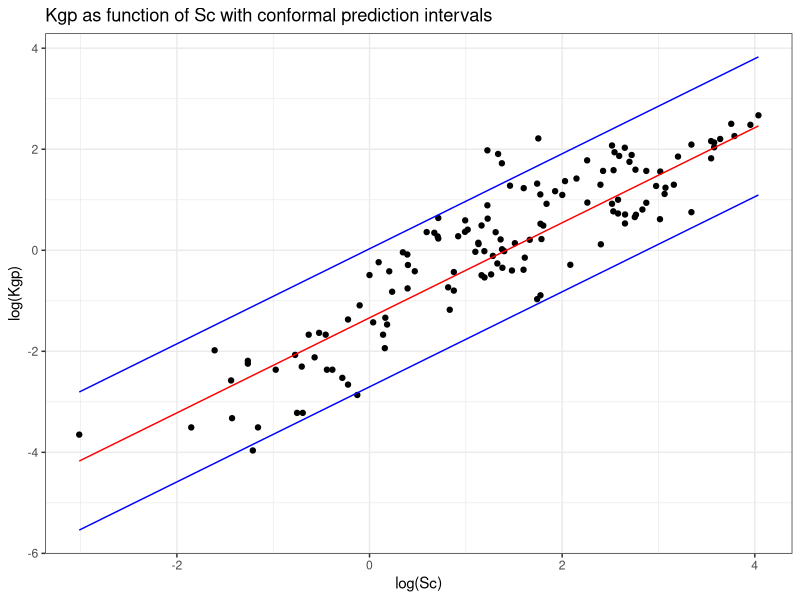
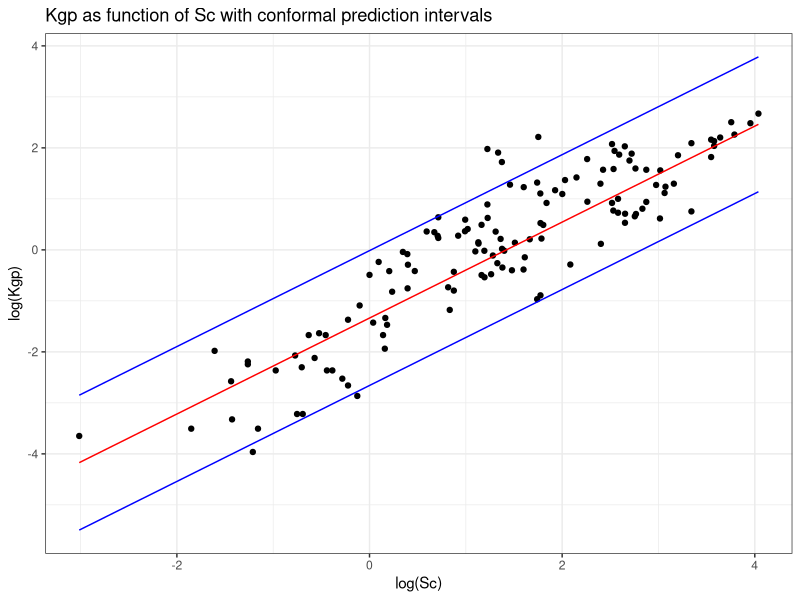
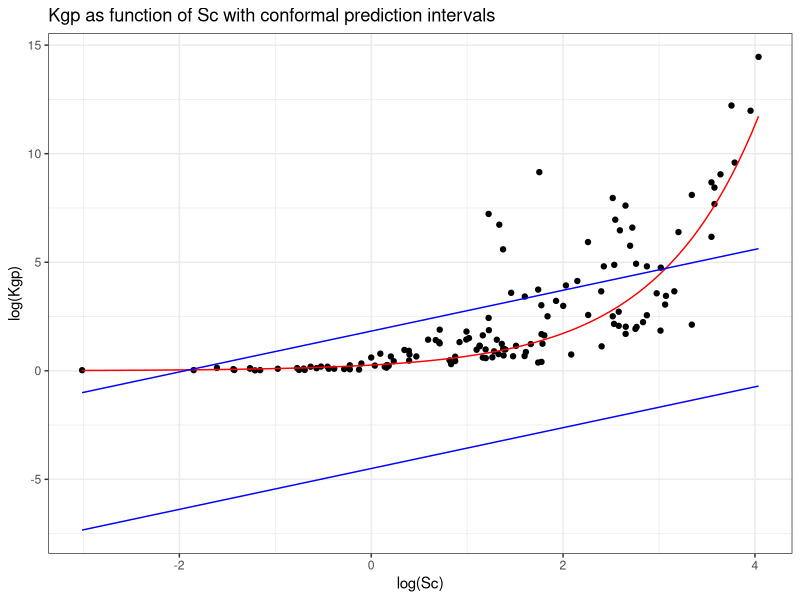
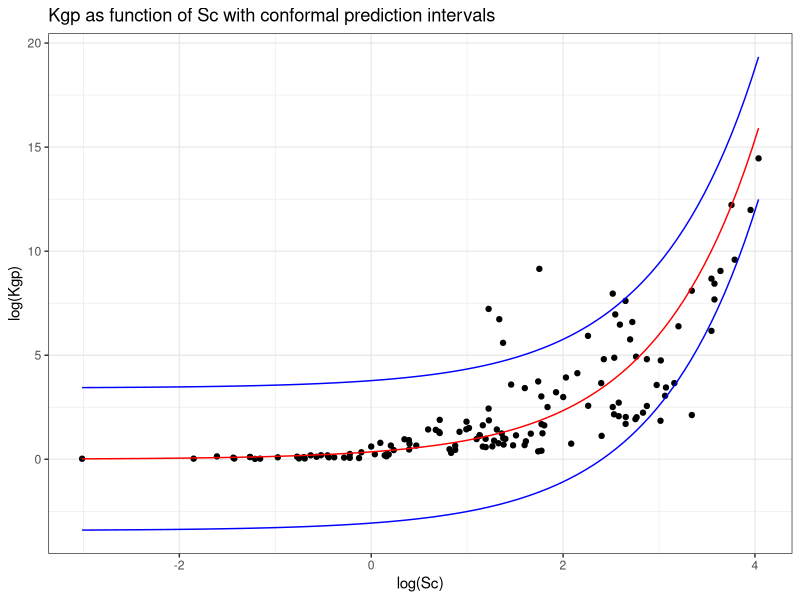

Write R code to recreate these figures, in order.
library(tidyverse)
library(ggplot2)

leafs_log <- read.csv('Data/leafs_log.csv')
roots_log <- read.csv('Data/roots_log.csv')
wood_log <- read.csv('Data/wood_log.csv')

# Split Data 1 
sample_size1 = floor(0.7*nrow(leafs_log))
set.seed(777)

# Randomly split data
picked = sample(seq_len(nrow(leafs_log)),size = sample_size1)
train_leafs_log = leafs_log[picked,]
cali_leafs_log = leafs_log[-picked,]

# Split Data 2

sample_size2 = floor(0.5*nrow(cali_leafs_log))
set.seed(777)

# Randomly split data 2
picked = sample(seq_len(nrow(cali_leafs_log)),size = sample_size2)
test_leafs_log = cali_leafs_log[picked,]
cali_leafs_log = cali_leafs_log[-picked,]

# The linear model

lm <- lm(Kgp ~ Sc, train_leafs_log)
sigma_hat <- sum(lm$residuals^2)/(nrow(train_leafs_log)-1)
f_hat <- function(x) lm$coefficients[[2]]*x + lm$coefficients[[1]]

# Heuristic notion of uncertainty

mse <- sort((f_hat(cali_leafs_log$Sc) - cali_leafs_log$Kgp)^2)

quanti <- ceiling((nrow(cali_leafs_log)+1)*(1-0.1))

q_hat <- mse[quanti]

# Conformal prediction interval

# Som i noten

upper <- function(x) f_hat(x) + q_hat*sigma_hat^(1/2)
lower <- function(x) f_hat(x) - q_hat*sigma_hat^(1/2)

ggplot(test_leafs_log, aes(x = Sc, y = Kgp)) + 
  geom_point() + 
  theme_bw() +
  xlab('log(Sc)') + 
  ylab('log(Kgp)')+
  geom_function(fun = f_hat, colour = "red") +
  geom_function(fun = upper, colour = "blue") +
  geom_function(fun = lower, colour = "blue") +
  labs(title = "Kgp as function of Sc with conformal prediction intervals")

#Som jeg tænkter (næsten det samme?????)

upper_1 <- function(x) f_hat(x) + sqrt(q_hat)
lower_1 <- function(x) f_hat(x) - sqrt(q_hat)

ggplot(test_leafs_log, aes(x = Sc, y = Kgp)) + 
  geom_point() + 
  theme_bw() +
  xlab('log(Sc)') + 
  ylab('log(Kgp)')+
  geom_function(fun = f_hat, colour = "red") +
  geom_function(fun = upper_1, colour = "blue") +
  geom_function(fun = lower_1, colour = "blue") +
  labs(title = "Kgp as function of Sc with conformal prediction intervals")

#Coverage

up1 <- f_hat(test_leafs_log$Sc) + sqrt(q_hat)
low1 <- f_hat(test_leafs_log$Sc) - sqrt(q_hat)
up <- f_hat(test_leafs_log$Sc) + q_hat*sigma_hat^(1/2)
low <- f_hat(test_leafs_log$Sc) - q_hat*sigma_hat^(1/2)

mean(low1 <= test_leafs_log$Kgp & test_leafs_log$Kgp  <= up1)
mean(low <= test_leafs_log$Kgp & test_leafs_log$Kgp  <= up)

#cv

cv_cov <- function(data, k, alpha) {
  cov <- c()
  n <- nrow(data)
  group <- sample(rep(1:k, length.out = n))
  for (i in (1:k)){
    #Fit model
    if (i != k){
      data_cv <- data[group != i & group != (i+1), ]
      n_cv <- nrow(data_cv)
      n_cali <- nrow(data[group == i, ])
      
      lm_cv <- lm(Kgp ~ Sc, data = data_cv)
      f_hat <- function(x) lm_cv$coefficients[[2]]*x + lm_cv$coefficients[[1]]
      
      # Heuristic notion of uncertainty
      mse <- sort((f_hat(data[group == i, ]$Sc) - data[group == i, ]$Kgp)^2)
      quanti <- ceiling((n_cali+1)*(1-alpha))
      q_hat <- mse[quanti]
      print(q_hat)
      
      # Coverage
      up_cv <- f_hat(data[group == (i+1), ]$Sc) + sqrt(q_hat)
      low_cv <- f_hat(data[group == (i+1), ]$Sc) - sqrt(q_hat)
      
      cov[i] <- mean(low_cv <= data[group == (i+1), ]$Kgp & data[group == (i+1), ]$Kgp  <= up_cv)
    }
    else {
      data_cv <- data[group != k & group != 1, ]
      n_cv <- nrow(data_cv)
      n_cali <- nrow(data[group == k, ])
      
      lm_cv <- lm(Kgp ~ Sc, data = data_cv)
      f_hat <- function(x) lm_cv$coefficients[[2]]*x + lm_cv$coefficients[[1]]
      
      # Heuristic notion of uncertainty
      
      mse <- sort((f_hat(data[group == k, ]$Sc) - data[group == k, ]$Kgp)^2)
      quanti <- ceiling((n_cali+1)*(1-alpha))
      q_hat <- mse[quanti]
      
      # Conformal prediction interval
      up_cv <- f_hat(data[group == 1, ]$Sc) + sqrt(q_hat)
      low_cv <- f_hat(data[group == 1, ]$Sc) - sqrt(q_hat)
      
      # Coverage
      cov[i] <- mean(low_cv <= data[group == 1, ]$Kgp & data[group == 1, ]$Kgp  <= up_cv)
    }
  }
  return(tibble("Coverage" = cov))
}

cv_cov(leafs_log,10,0.1)


# Conformal prediction på den tilbagetransformerede model

lm_leafs_log <- lm(Kgp ~ Sc, data = train_leafs_log)
var_hat <- var(lm_leafs_log$residuals)
f_hat_leafs <- function(x) exp(lm_leafs_log$coefficients[[1]] + lm_leafs_log$coefficients[[2]]*x)

mse <- sort((f_hat_leafs(cali_leafs_log$Sc) - exp(cali_leafs_log$Kgp))^2)
quanti <- ceiling((nrow(cali_leafs_log)+1)*(1-0.1))
q_hat <- mse[quanti]

upper <- function(x) f_hat_leafs(x) + sqrt(q_hat)
lower <- function(x) f_hat_leafs(x) - sqrt(q_hat)

ggplot(test_leafs_log, aes(x = Sc, y = exp(Kgp))) + 
  geom_point() + 
  theme_bw() +
  xlab('log(Sc)') + 
  ylab('log(Kgp)')+
  geom_function(fun = f_hat_leafs, colour = "red") +
  geom_function(fun = upper_1, colour = "blue") +
  geom_function(fun = lower_1, colour = "blue") +
  labs(title = "Kgp as function of Sc with conformal prediction intervals")

up <- f_hat_leafs(test_leafs_log$Sc) + sqrt(q_hat)
low <- f_hat_leafs(test_leafs_log$Sc) - sqrt(q_hat)
mean(low <= exp(test_leafs_log$Kgp) & exp(test_leafs_log$Kgp)  <= up)

#Adjusted

f_hat_leafs_adj <- function(x) f_hat_leafs(x)*exp(var_hat[1]/2)

mse <- sort((f_hat_leafs_adj(cali_leafs_log$Sc) - exp(cali_leafs_log$Kgp))^2)
quanti <- ceiling((nrow(cali_leafs_log)+1)*(1-0.1))
q_hat <- mse[quanti]

# Conformal prediction interval

upper_1 <- function(x) f_hat_leafs_adj(x) + sqrt(q_hat)
lower_1 <- function(x) f_hat_leafs_adj(x) - sqrt(q_hat)

ggplot(test_leafs_log, aes(x = Sc, y = exp(Kgp))) + 
  geom_point() + 
  theme_bw() +
  xlab('log(Sc)') + 
  ylab('log(Kgp)')+
  geom_function(fun = f_hat_leafs_adj, colour = "red") +
  geom_function(fun = upper_1, colour = "blue") +
  geom_function(fun = lower_1, colour = "blue") +
  labs(title = "Kgp as function of Sc with conformal prediction intervals")

#Coverage

up <- f_hat_leafs_adj(test_leafs_log$Sc) + sqrt(q_hat)
low <- f_hat_leafs_adj(test_leafs_log$Sc) - sqrt(q_hat)
mean(low <= exp(test_leafs_log$Kgp) & exp(test_leafs_log$Kgp)  <= up)


#cv

cv_cov <- function(data, k, alpha) {
  cov <- c()
  n <- nrow(data)
  group <- sample(rep(1:k, length.out = n))
  for (i in (1:k)){
    #Fit model
    if (i != k){
      data_cv <- data[group != i & group != (i+1), ]
      n_cv <- nrow(data_cv)
      n_cali <- nrow(data[group == i, ])
      
      lm_cv <- lm(Kgp ~ Sc, data = data_cv)
      f_hat <- function(x) lm_cv$coefficients[[2]]*x + lm_cv$coefficients[[1]]
      
      # Heuristic notion of uncertainty
      mse <- sort((f_hat(data[group == i, ]$Sc) - data[group == i, ]$Kgp)^2)
      quanti <- ceiling((n_cali+1)*(1-alpha))
      q_hat <- mse[quanti]
      print(q_hat)
      
      # Coverage
      up_cv <- f_hat(data[group == (i+1), ]$Sc) + sqrt(q_hat)
      low_cv <- f_hat(data[group == (i+1), ]$Sc) - sqrt(q_hat)
      
      cov[i] <- mean(low_cv <= data[group == (i+1), ]$Kgp & data[group == (i+1), ]$Kgp  <= up_cv)
    }
    else {
      data_cv <- data[group != k & group != 1, ]
      n_cv <- nrow(data_cv)
      n_cali <- nrow(data[group == k, ])
      
      lm_cv <- lm(Kgp ~ Sc, data = data_cv)
      f_hat <- function(x) lm_cv$coefficients[[2]]*x + lm_cv$coefficients[[1]]
      
      # Heuristic notion of uncertainty
      
      mse <- sort((f_hat(data[group == k, ]$Sc) - data[group == k, ]$Kgp)^2)
      quanti <- ceiling((n_cali+1)*(1-alpha))
      q_hat <- mse[quanti]
      
      # Conformal prediction interval
      up_cv <- f_hat(data[group == 1, ]$Sc) + sqrt(q_hat)
      low_cv <- f_hat(data[group == 1, ]$Sc) - sqrt(q_hat)
      
      # Coverage
      cov[i] <- mean(low_cv <= data[group == 1, ]$Kgp & data[group == 1, ]$Kgp  <= up_cv)
    }
  }
  return(tibble("Coverage" = cov))
}

cv_cov(leafs_log,10,0.1)

